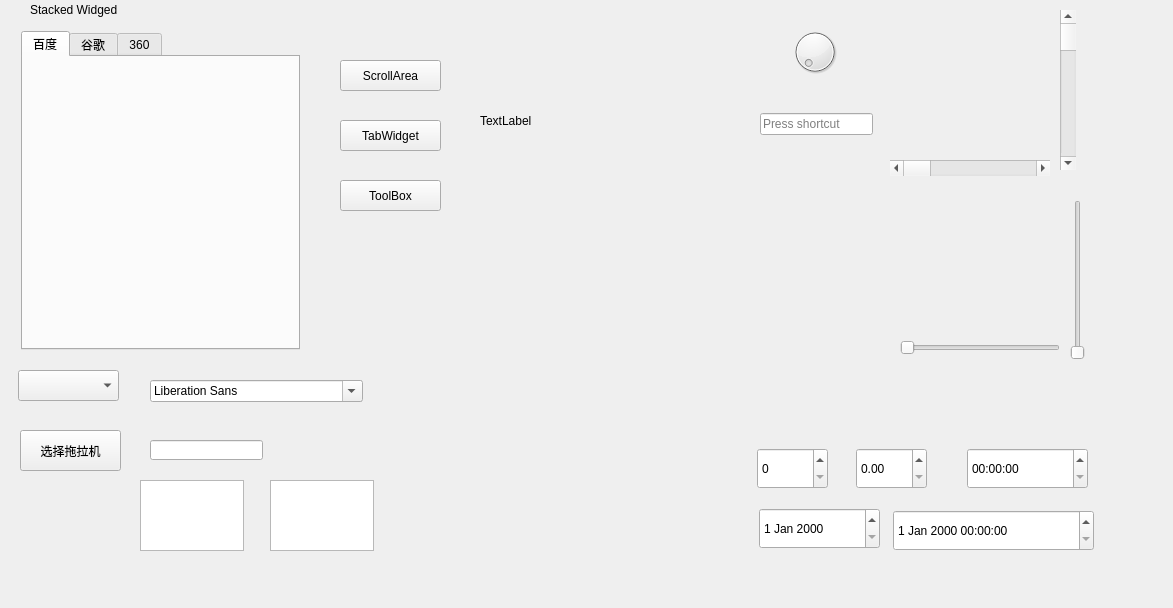
<?xml version="1.0" encoding="UTF-8"?>
<ui version="4.0">
 <class>Widget</class>
 <widget class="QWidget" name="Widget">
  <property name="geometry">
   <rect>
    <x>0</x>
    <y>0</y>
    <width>1173</width>
    <height>608</height>
   </rect>
  </property>
  <property name="windowTitle">
   <string>Widget</string>
  </property>
  <widget class="QStackedWidget" name="stackedWidget">
   <property name="geometry">
    <rect>
     <x>10</x>
     <y>20</y>
     <width>301</width>
     <height>341</height>
    </rect>
   </property>
   <property name="currentIndex">
    <number>1</number>
   </property>
   <widget class="QWidget" name="page_4">
    <layout class="QVBoxLayout" name="verticalLayout_2">
     <item>
      <widget class="QScrollArea" name="scrollArea">
       <property name="widgetResizable">
        <bool>true</bool>
       </property>
       <widget class="QWidget" name="scrollAreaWidgetContents">
        <property name="geometry">
         <rect>
          <x>0</x>
          <y>0</y>
          <width>267</width>
          <height>420</height>
         </rect>
        </property>
        <layout class="QVBoxLayout" name="verticalLayout">
         <item>
          <widget class="QPushButton" name="pushButton_12">
           <property name="text">
            <string>PushButton</string>
           </property>
          </widget>
         </item>
         <item>
          <widget class="QPushButton" name="pushButton">
           <property name="text">
            <string>PushButton</string>
           </property>
          </widget>
         </item>
         <item>
          <widget class="QPushButton" name="pushButton_3">
           <property name="text">
            <string>PushButton</string>
           </property>
          </widget>
         </item>
         <item>
          <widget class="QPushButton" name="pushButton_10">
           <property name="text">
            <string>PushButton</string>
           </property>
          </widget>
         </item>
         <item>
          <widget class="QPushButton" name="pushButton_9">
           <property name="text">
            <string>PushButton</string>
           </property>
          </widget>
         </item>
         <item>
          <widget class="QPushButton" name="pushButton_8">
           <property name="text">
            <string>PushButton</string>
           </property>
          </widget>
         </item>
         <item>
          <widget class="QPushButton" name="pushButton_7">
           <property name="text">
            <string>PushButton</string>
           </property>
          </widget>
         </item>
         <item>
          <widget class="QPushButton" name="pushButton_6">
           <property name="text">
            <string>PushButton</string>
           </property>
          </widget>
         </item>
         <item>
          <widget class="QPushButton" name="pushButton_5">
           <property name="text">
            <string>PushButton</string>
           </property>
          </widget>
         </item>
         <item>
          <widget class="QPushButton" name="pushButton_4">
           <property name="text">
            <string>PushButton</string>
           </property>
          </widget>
         </item>
         <item>
          <widget class="QPushButton" name="pushButton_11">
           <property name="text">
            <string>PushButton</string>
           </property>
          </widget>
         </item>
         <item>
          <widget class="QPushButton" name="pushButton_2">
           <property name="text">
            <string>PushButton</string>
           </property>
          </widget>
         </item>
        </layout>
       </widget>
      </widget>
     </item>
    </layout>
   </widget>
   <widget class="QWidget" name="page_6">
    <layout class="QVBoxLayout" name="verticalLayout_3">
     <item>
      <widget class="QTabWidget" name="tabWidget">
       <property name="currentIndex">
        <number>0</number>
       </property>
       <widget class="QWidget" name="tab">
        <attribute name="title">
         <string>百度</string>
        </attribute>
       </widget>
       <widget class="QWidget" name="tab_2">
        <attribute name="title">
         <string>谷歌</string>
        </attribute>
       </widget>
       <widget class="QWidget" name="tab_3">
        <attribute name="title">
         <string>360</string>
        </attribute>
       </widget>
      </widget>
     </item>
    </layout>
   </widget>
   <widget class="QWidget" name="page_5">
    <layout class="QVBoxLayout" name="verticalLayout_4">
     <item>
      <widget class="QToolBox" name="toolBox">
       <property name="currentIndex">
        <number>1</number>
       </property>
       <widget class="QWidget" name="page">
        <property name="geometry">
         <rect>
          <x>0</x>
          <y>0</y>
          <width>283</width>
          <height>215</height>
         </rect>
        </property>
        <attribute name="label">
         <string>家人</string>
        </attribute>
       </widget>
       <widget class="QWidget" name="page_2">
        <property name="geometry">
         <rect>
          <x>0</x>
          <y>0</y>
          <width>283</width>
          <height>215</height>
         </rect>
        </property>
        <attribute name="label">
         <string>朋友</string>
        </attribute>
       </widget>
       <widget class="QWidget" name="page_3">
        <property name="geometry">
         <rect>
          <x>0</x>
          <y>0</y>
          <width>283</width>
          <height>215</height>
         </rect>
        </property>
        <attribute name="label">
         <string>黑名单</string>
        </attribute>
       </widget>
      </widget>
     </item>
    </layout>
   </widget>
  </widget>
  <widget class="QPushButton" name="btnScroll">
   <property name="geometry">
    <rect>
     <x>340</x>
     <y>60</y>
     <width>101</width>
     <height>31</height>
    </rect>
   </property>
   <property name="text">
    <string>ScrollArea</string>
   </property>
  </widget>
  <widget class="QPushButton" name="btnTab">
   <property name="geometry">
    <rect>
     <x>340</x>
     <y>120</y>
     <width>101</width>
     <height>31</height>
    </rect>
   </property>
   <property name="text">
    <string>TabWidget</string>
   </property>
  </widget>
  <widget class="QPushButton" name="btnToolBox">
   <property name="geometry">
    <rect>
     <x>340</x>
     <y>180</y>
     <width>101</width>
     <height>31</height>
    </rect>
   </property>
   <property name="text">
    <string>ToolBox</string>
   </property>
  </widget>
  <widget class="QComboBox" name="comboBox">
   <property name="geometry">
    <rect>
     <x>18</x>
     <y>370</y>
     <width>101</width>
     <height>31</height>
    </rect>
   </property>
  </widget>
  <widget class="QPushButton" name="btnChoose">
   <property name="geometry">
    <rect>
     <x>20</x>
     <y>430</y>
     <width>101</width>
     <height>41</height>
    </rect>
   </property>
   <property name="text">
    <string>选择拖拉机</string>
   </property>
  </widget>
  <widget class="QFontComboBox" name="fontComboBox">
   <property name="geometry">
    <rect>
     <x>150</x>
     <y>380</y>
     <width>213</width>
     <height>22</height>
    </rect>
   </property>
  </widget>
  <widget class="QLineEdit" name="lineEdit">
   <property name="geometry">
    <rect>
     <x>150</x>
     <y>440</y>
     <width>113</width>
     <height>20</height>
    </rect>
   </property>
   <property name="echoMode">
    <enum>QLineEdit::PasswordEchoOnEdit</enum>
   </property>
  </widget>
  <widget class="QTextEdit" name="textEdit">
   <property name="geometry">
    <rect>
     <x>140</x>
     <y>480</y>
     <width>104</width>
     <height>71</height>
    </rect>
   </property>
  </widget>
  <widget class="QPlainTextEdit" name="plainTextEdit">
   <property name="geometry">
    <rect>
     <x>270</x>
     <y>480</y>
     <width>104</width>
     <height>71</height>
    </rect>
   </property>
  </widget>
  <widget class="QLabel" name="img">
   <property name="geometry">
    <rect>
     <x>480</x>
     <y>30</y>
     <width>181</width>
     <height>181</height>
    </rect>
   </property>
   <property name="text">
    <string>TextLabel</string>
   </property>
  </widget>
  <widget class="QLabel" name="movie">
   <property name="geometry">
    <rect>
     <x>430</x>
     <y>240</y>
     <width>261</width>
     <height>181</height>
    </rect>
   </property>
   <property name="text">
    <string/>
   </property>
  </widget>
  <widget class="QLabel" name="label">
   <property name="geometry">
    <rect>
     <x>30</x>
     <y>0</y>
     <width>131</width>
     <height>20</height>
    </rect>
   </property>
   <property name="text">
    <string>Stacked Widged</string>
   </property>
  </widget>
  <widget class="QSlider" name="verticalSlider">
   <property name="geometry">
    <rect>
     <x>1070</x>
     <y>200</y>
     <width>16</width>
     <height>160</height>
    </rect>
   </property>
   <property name="orientation">
    <enum>Qt::Vertical</enum>
   </property>
  </widget>
  <widget class="QDial" name="dial">
   <property name="geometry">
    <rect>
     <x>790</x>
     <y>20</y>
     <width>50</width>
     <height>64</height>
    </rect>
   </property>
  </widget>
  <widget class="QSlider" name="horizontalSlider">
   <property name="geometry">
    <rect>
     <x>900</x>
     <y>340</y>
     <width>160</width>
     <height>16</height>
    </rect>
   </property>
   <property name="orientation">
    <enum>Qt::Horizontal</enum>
   </property>
  </widget>
  <widget class="QScrollBar" name="horizontalScrollBar">
   <property name="geometry">
    <rect>
     <x>890</x>
     <y>160</y>
     <width>160</width>
     <height>16</height>
    </rect>
   </property>
   <property name="orientation">
    <enum>Qt::Horizontal</enum>
   </property>
  </widget>
  <widget class="QKeySequenceEdit" name="keySequenceEdit">
   <property name="geometry">
    <rect>
     <x>760</x>
     <y>110</y>
     <width>113</width>
     <height>28</height>
    </rect>
   </property>
  </widget>
  <widget class="QScrollBar" name="verticalScrollBar">
   <property name="geometry">
    <rect>
     <x>1060</x>
     <y>10</y>
     <width>16</width>
     <height>160</height>
    </rect>
   </property>
   <property name="orientation">
    <enum>Qt::Vertical</enum>
   </property>
  </widget>
  <widget class="QTimeEdit" name="timeEdit">
   <property name="geometry">
    <rect>
     <x>967</x>
     <y>448</y>
     <width>121</width>
     <height>41</height>
    </rect>
   </property>
  </widget>
  <widget class="QDateEdit" name="dateEdit">
   <property name="geometry">
    <rect>
     <x>759</x>
     <y>508</y>
     <width>121</width>
     <height>41</height>
    </rect>
   </property>
  </widget>
  <widget class="QSpinBox" name="spinBox">
   <property name="geometry">
    <rect>
     <x>757</x>
     <y>448</y>
     <width>71</width>
     <height>41</height>
    </rect>
   </property>
  </widget>
  <widget class="QDoubleSpinBox" name="doubleSpinBox">
   <property name="geometry">
    <rect>
     <x>856</x>
     <y>448</y>
     <width>71</width>
     <height>41</height>
    </rect>
   </property>
  </widget>
  <widget class="QDateTimeEdit" name="dateTimeEdit">
   <property name="geometry">
    <rect>
     <x>893</x>
     <y>510</y>
     <width>201</width>
     <height>41</height>
    </rect>
   </property>
  </widget>
 </widget>
 <layoutdefault spacing="6" margin="11"/>
 <resources/>
 <connections/>
</ui>
